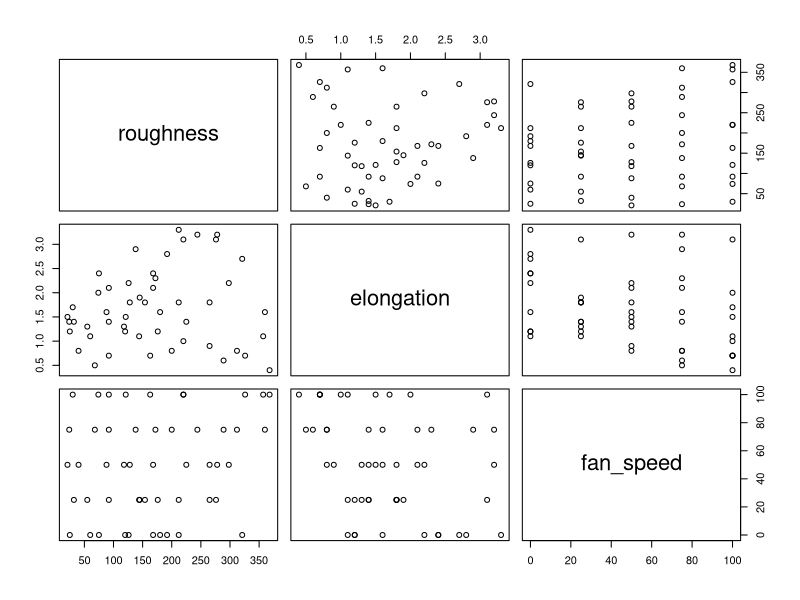

Write R code to recreate this figure. (Note: this script raises an error after producing the figure.)
#=============================================================
# file: main.r
# Author: Dang Cao Minh
# Comment language: Vietnamese
# Language: R
# Date modified: 20/11/2023
# Dataset file: data.csv
# Contributors:
#               Đoàn Minh Khôi
#               Hồ Cảnh Minh
#               Vũ Hoàng Quân
#               Lê Châu Nhật Minh
# Brief:
#    - This is part of our probability and statistics project
#    - The aim of the study is to determine how much of the
#    adjustment parameters in 3d printers affect the print
#    quality, accuracy, strength. Where there are nine setting
#    parameters, three measured output parameters.
#    - Content
#       + Setting Parameters:
#           Layer Height (mm)
#           Wall Thickness (mm)
#           Infill Density (%)
#           Infill Pattern ()
#           Nozzle Temperature (Cº)
#           Bed Temperature (Cº)
#           Print Speed (mm/s)
#           Material ()
#           Fan Speed (%)
#       + Output Parameters: (Measured)
#           Roughness (µm)
#           Tension (ultimate) Strenght (MPa)
#           Elongation (%)


#=============================================================
#=============================================================
#--============= USER-DEFINED FUNCTION =======================
#=============================================================
#=============================================================

#-------------------------------------------------------------
# Chuyển kiểu dữ liệu data frame có một cột sang array
# Giá trị nhập vào: data frame chỉ có một cột
# Giá trị trả về: array
# Độ phức tạp: O(x)
df_to_array <- function(datainput) {
  return(array(unlist(datainput)))
}

#-------------------------------------------------------------
# Hàm lấy tên của các cột
# Giá trị nhập vào: data frame
# Giá trị trả về: vector
# Độ phức tạp: O(y)
get_col_name <- function(datainput) {
  col_names <- colnames(datainput)
  return(col_names)
}

#-------------------------------------------------------------
# Nhập vào hai vector a và b độ dài n
# Thay tất cả giá trị a[i] trong data frame
# thành b[i] với mọi i
# Giá trị nhập vào: data frame, hai vector
# Giá trị trả về: data frame
# Độ phức tạp: O(xyn)
replace_value <- function(datainput, a, b) {
  n <- length(a)
  b_data_type <- class(b[1])
  x <- nrow(datainput)
  y <- ncol(datainput)
  if (n == 1) {
    for (i in 1:x) {
      for (j in 1:y) {
        if (datainput[i, j] == a) {
          datainput[i, j] <- b
        }
      }
    }
  } else {
    # List chứa những cột bị thay đổi dữ liệu
    changed_j_index <- list()
    for (t in 1:n) {
      for (j in 1:y) {
        # Cờ báo hiệu giá trị j đã được append hay chưa
        is_appended <- 0
        for (i in 1:x) {
          if (datainput[i, j] == a[t]) {
            if (is_appended == 0) {
              changed_j_index <- append(changed_j_index, j)
              is_appended <- 1
            }
            datainput[i, j] <- b[t]
          }
        }
      }
    }
    for (j in changed_j_index) {
      datainput[, j] <- switch(b_data_type,
        numeric = as.numeric(datainput[, j]),
        character = as.character(datainput[, j]),
        factor = as.factor(datainput[, j]),
        logical = as.logical(datainput[, j]),
        datainput[, j]
      )
    }
  }
  return(datainput)
}

#-------------------------------------------------------------
# Hàm tính trung bình
# Giá trị nhập vào: data frame
# Giá trị trả về: vector
# Độ phức tạp: O(xy)
mean <- function(datainput) {
  # Trả về giá trị trung bình của từng cột
  x <- nrow(datainput)
  y <- ncol(datainput)
  mean <- vector("numeric", y)
  for (i in 1:x) {
    for (j in 1:y) {
      mean[j] <- mean[j] + datainput[i, j] / x
    }
  }
  return(mean)
}

#-------------------------------------------------------------
# Hàm tính trung vị
# Giá trị nhập vào: data frame
# Giá trị trả về: vector
# Độ phức tạp: O(xlog(x)y)
median <- function(datainput) {
  # Trả về giá trị trung vị của từng cột
  x <- nrow(datainput)
  y <- ncol(datainput)
  array <- vector("numeric", y)
  for (i in 1:y) {
    sorted_array <- sort(df_to_array(datainput[i]))
    if (x %% 2 == 1) {
      array[i] <- sorted_array[as.integer(x / 2) + 1]
    } else {
      array[i] <- (sorted_array[as.integer(x / 2)]) / 2
      array[i] <- array[i] +
        (sorted_array[as.integer(x / 2) + 1]) / 2
    }
  }
  return(array)
}

#-------------------------------------------------------------
# Hàm tính độ lệch chuẩn
# Giá trị nhập vào: data frame
# Giá trị trả về: vector
# Độ phức tạp: O(xy)
standard_deviation <- function(datainput) {
  # Trả về độ lệch chuẩn của từng cột
  y <- ncol(datainput)
  array <- vector("numeric", y)
  for (j in 1:y) {
    array[j] <- sqrt(mean(df_to_array(datainput[j]^2)) -
                       mean(df_to_array(datainput[j]))^2)
  }
  return(array)
}

#-------------------------------------------------------------
# Hàm tính min
# Giá trị nhập vào: data frame
# Giá trị trả về: vector
# Độ phức tạp: O(xy)
min <- function(datainput) {
  # Trả về giá trị nhỏ nhất của từng cột
  x <- nrow(datainput)
  y <- ncol(datainput)
  array <- vector("numeric", y)
  for (j in 1:y) {
    min_value <- datainput[1, j]
    for (i in 2:x) {
      if (datainput[i, j] < min_value) {
        min_value <- datainput[i, j]
      }
    }
    array[j] <- min_value
  }
  return(array)
}

#-------------------------------------------------------------
# Hàm tính max
# Giá trị nhập vào: data frame
# Giá trị trả về: vector
# Độ phức tạp: O(xy)
max <- function(datainput) {
  # Trả về giá trị lớn nhất của từng cột
  x <- nrow(datainput)
  y <- ncol(datainput)
  array <- vector("numeric", y)
  for (j in 1:y) {
    max_value <- datainput[1, j]
    for (i in 2:x) {
      if (datainput[i, j] > max_value) {
        max_value <- datainput[i, j]
      }
    }
    array[j] <- max_value
  }
  return(array)
}

# =============================================================
# =============================================================
# ====================== MAIN CODE ============================
# =============================================================
# =============================================================

options(scipen = 99)
library(ggplot2)
library(reshape2)

# Vào dữ liệu
data <- read.csv("data.csv")
View(data)

# =============================================================
# ================== TIỀN XỬ LÝ SỐ LIỆU =======================
# =============================================================

#-------------------------------------------------------------
#Vẽ bảng phân phối của ba biến output
pairs(~roughness + elongation + fan_speed, data)

#-------------------------------------------------------------
# Lọc dữ liệu
filtered_data <- data.frame(
  data[1], data[2], data[3],
  data[4], data[5], data[6],
  data[7], data[8], data[9]
)

# Hiển thị kết quả
View(filtered_data)

#-------------------------------------------------------------
# Kiểm tra dữ liệu bị khuyết
print(apply(is.na(filtered_data), 2, which))

#-------------------------------------------------------------
# Chuyển đổi biến
# grid -> 0, honeycomb -> 1, abs -> 0, pla -> 1
# Sử dụng hàm tự viết là replace_value
converted_data <- replace_value(
  filtered_data,
  c("grid", "honeycomb", "abs", "pla"),
  c(0, 1, 0, 1)
)

# Hiển thị kết quả
View(converted_data)

#-------------------------------------------------------------
# Tính các giá trị thống kê mẫu
# Sử dụng các hàm tự viết như get_col_name, mean,
# median, standard_deviation
col.names <- get_col_name(converted_data)
mean <- mean(converted_data)
median <- median(converted_data)
min <- min(converted_data)
max <- max(converted_data)
sd <- standard_deviation(converted_data)
table <- data.frame(col.names, mean, median, min, max, sd)

# Hiển thị kết quả
View(table)

#-------------------------------------------------------------
# Hiển thị hai biến phân loại
print(table(data$infill_pattern))
print(table(data$material))

#=============================================================
#====================== VẼ HEATMAP ===========================
#=============================================================

# Tạo dataframe cho heatmap
heatmap_data <- replace_value(
  data,
  c("grid", "honeycomb", "abs", "pla"),
  c(0, 1, 0, 1)
)

# Tạo dải màu cho heatmap
color_palette <- c("#00ffff", "#8877ff", "#ff00ff")

# Tạo ma trận tương quan và làm tròn các hệ số
# đến hai số sau dấu phẩy
corr_matr <- round(cor(heatmap_data), 2)

# Hiển thị ma trận tương quan
View(corr_matr)

# Reshape ma trận về dạng thích hợp để đưa vào heatmap
melted_corr_matr <- melt(corr_matr)

# Hiển thị ma trận tương quan dạng melted
View(melted_corr_matr)

#-------------------------------------------------------------
# Tạo cửa sổ graphic mới
dev.new()

# In heatmap
print(
  ggplot(data = melted_corr_matr, aes(
    x = Var1,
    y = Var2, fill = value
  )) +
    geom_tile(color = "white", linewidth = 0.5) +
    geom_text(
      aes(Var1,
        Var2,
        label = value
      ),
      color = "white", size = 4
    ) +
    scale_fill_gradientn(colors = color_palette)
)

#=============================================================
#====================== VẼ HISTOGRAM =========================
#=============================================================

# Tạo cửa sổ graphic mới
dev.new()

# Vẽ histogram của layer height
hist(converted_data[, "layer_height"],
  xlab = "layer_height",
  main = "Histogram của layer height"
)

#-------------------------------------------------------------
# Tạo cửa sổ graphic mới
dev.new()

# Vẽ histogram của wall thickness
hist(converted_data[, "wall_thickness"],
  xlab = "wall_thickness",
  main = "Histogram của wall thickness"
)

#-------------------------------------------------------------
# Tạo cửa sổ graphic mới
dev.new()

# Vẽ histogram của infill density
hist(converted_data[, "infill_density"],
  xlab = "infill_density",
  main = "Histogram của infill density"
)

#-------------------------------------------------------------
# Tạo cửa sổ graphic mới
dev.new()

# Vẽ histogram của material
hist(converted_data[, "material"],
  xlab = "material",
  main = "Histogram của material"
)

#=============================================================
#====================== TẠO BOXPLOT ==========================
#=============================================================

# Tạo dataframe cho boxplot
boxplot_data <- replace_value(
  data,
  c("grid", "honeycomb", "abs", "pla"),
  c(0, 1, 0, 1)
)

#-------------------------------------------------------------
# Tạo cửa sổ graphic mới
dev.new()

# Boxplot cho layer height và roughness
boxplot(layer_height ~ roughness,
  data = boxplot_data,
  main = "Boxplot cho layer height và roughness"
)

#-------------------------------------------------------------
# Tạo cửa sổ graphic mới
dev.new()

# Boxplot cho layer height và elongation
boxplot(layer_height ~ elongation,
  data = boxplot_data,
  main = "Boxplot cho layer height và elongation"
)

#-------------------------------------------------------------
# Tạo cửa sổ graphic mới
dev.new()

# Boxplot cho wall thickness và tension strength
boxplot(wall_thickness ~ tension_strenght,
  data = boxplot_data,
  main = "Boxplot cho wall thickness và tension strength"
)

#=============================================================
#=============== HỒI QUY TUYẾN TÍNH ĐA BIẾN ==================
#=============================================================

# Tạo dataframe cho hồi quy tuyến tính
linear_regression_data <- replace_value(
  data,
  c("grid", "honeycomb", "abs", "pla"),
  c(0, 1, 0, 1)
)

#-------------------------------------------------------------
# Hồi quy cho biến roughness và 8 biến input
roughness_model <- lm(formula =
    roughness ~
    (layer_height +
     wall_thickness +
     infill_density +
     infill_pattern +
     nozzle_temperature +
     bed_temperature +
     print_speed +
     material),
  data = linear_regression_data
)

# In ra kết quả
print(cat(
  "Kết quả hồi quy tuyến tính đa biến cho",
  "biến roughness và 8 biến input"
))
print(summary(roughness_model))

#-------------------------------------------------------------
# Điều chỉnh lại mô hình roughness, loại bỏ ba biến
# wall_thickness, infill_density và infill_pattern
adjusted_roughness_model <- lm(formula =
    roughness ~
    (layer_height +
     nozzle_temperature +
     bed_temperature +
     print_speed +
     material),
  data = linear_regression_data
)

# In ra kết quả
print("Điều chỉnh lại mô hình cho biến roughness")
print(summary(adjusted_roughness_model))

#-------------------------------------------------------------
# Hồi quy cho biến tension strength và 8 biến input
tension_strenght_model <- lm(formula =
    tension_strenght ~
    (layer_height +
     wall_thickness +
     infill_density +
     infill_pattern +
     nozzle_temperature +
     bed_temperature +
     print_speed +
     material),
  data = linear_regression_data
)

# In ra kết quả
print(cat(
  "Kết quả hồi quy tuyến tính đa biến cho biến",
  "tension strength và 8 biến input"
))
print(summary(tension_strenght_model))

#-------------------------------------------------------------
# Điều chỉnh lại mô hình tension strength, loại bỏ ba biến
# infill_pattern, print_speed và material
adjusted_tension_strenght_model <- lm(formula =
    tension_strenght ~
    (layer_height +
     wall_thickness +
     infill_density +
     nozzle_temperature +
     bed_temperature),
  data = linear_regression_data
)

# In ra kết quả
print("Điều chỉnh lại mô hình cho biến tension strength")
print(summary(adjusted_tension_strenght_model))

#-------------------------------------------------------------
# Hồi quy cho biến elongation và 8 biến input
elongation_model <- lm(formula =
    elongation ~
    (layer_height +
     wall_thickness +
     infill_density +
     infill_pattern +
     nozzle_temperature +
     bed_temperature +
     print_speed +
     material),
  data = linear_regression_data
)

# In ra kết quả
print(cat(
  "Kết quả hồi quy tuyến tính đa biến cho",
  "biến elongation và 8 biến input"
))
print(summary(elongation_model))

#-------------------------------------------------------------
# Điều chỉnh lại mô hình elongation, loại bỏ ba biến
# wall_thickness, infill_pattern, print_speed
adjusted_elongation_model <- lm(formula =
    elongation ~
    (layer_height +
     infill_density +
     nozzle_temperature +
     bed_temperature +
     material),
  data = linear_regression_data
)

# In ra kết quả
print("Điều chỉnh lại mô hình cho biến elongation")
print(summary(adjusted_elongation_model))

#=============================================================
#==================== DỰ ĐOÁN SỐ LIỆU ========================
#=============================================================

# Tạo test case
test_data <- data.frame(
  layer_height = 0.06,
  wall_thickness = 8,
  infill_density = 90,
  infill_pattern = 1,
  nozzle_temperature = 220,
  bed_temperature = 80,
  print_speed = 40,
  material = 1,
  fan_speed = 0
)

# In kết quả dự đoán roughness
print(predict(adjusted_roughness_model, test_data))

# In kết quả dự đoán tension strength
print(predict(adjusted_tension_strenght_model, test_data))

# In kết quả dự đoán elongation
print(predict(adjusted_elongation_model, test_data))
